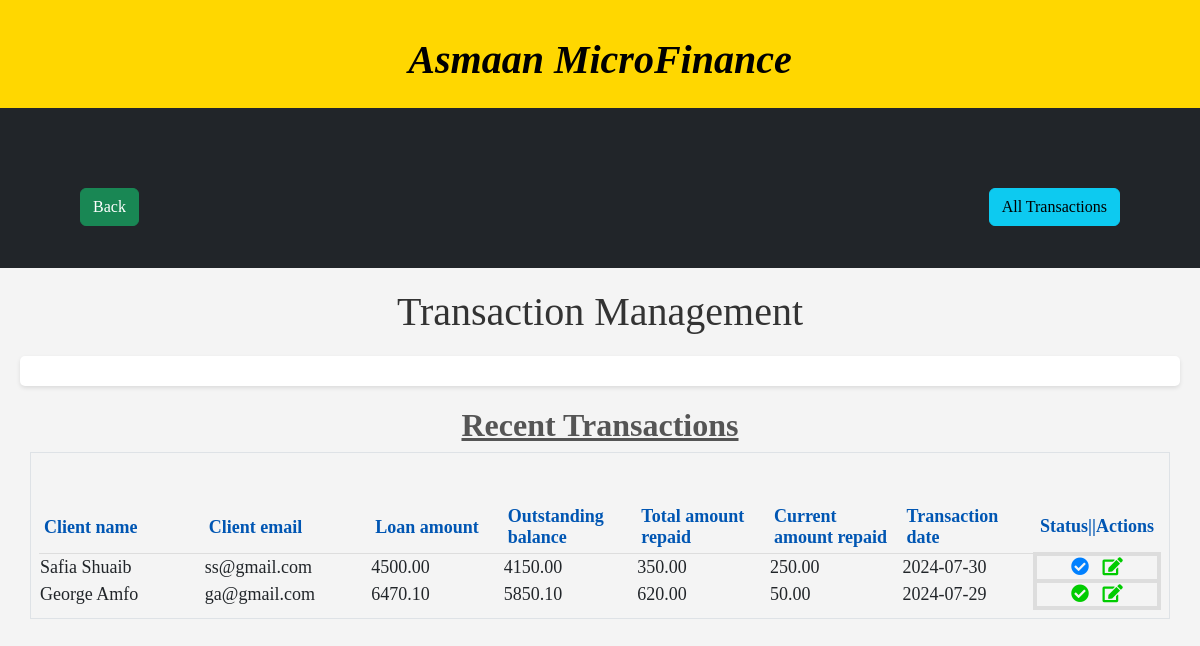
The app's page /microfinance/admin/transaction_management.php (signed in) with its own data.
### tables this page shows
CREATE TABLE `transaction_mgt` (
  `t_id` int(11) NOT NULL,
  `sid` int(11) NOT NULL,
  `client_name` varchar(50) NOT NULL,
  `email` varchar(100) NOT NULL,
  `principal_amount` decimal(11,2) NOT NULL,
  `interest_rate` decimal(11,2) NOT NULL,
  `date_granted_loan` date NOT NULL,
  `loan_amount` decimal(11,2) NOT NULL,
  `outstanding_balance` decimal(11,2) NOT NULL,
  `total_amount_repaid` decimal(11,2) DEFAULT NULL,
  `amount_repaid` decimal(11,2) DEFAULT NULL,
  `transaction_date` date DEFAULT NULL,
  `transaction_method` varchar(20) DEFAULT NULL
);

### microfinance/action/get_all_loanee_names_action.php (called while the page is built, shortened)
<?php
include '../settings/connection.php';
function get_recent_transactions() {
    global $conn;
    $sql = "SELECT * FROM transaction_mgt WHERE amount_repaid IS NOT NULL AND transaction_date IS NOT NULL ORDER BY t_id DESC LIMIT 5 ";
    $result = $conn->query($sql);
    if ($result) {
        if ($result->num_rows > 0) {
            $names = array();
            while ($row = $result->fetch_assoc()) {
                $names[] = $row;
            }
            return $names;
        } else {
            return array();
        }
    } else {
        return false;
    }
}
?>

### microfinance/functions/recent_transaction_fxn.php (the view, shortened to what this page needs)
<?php
include '../action/get_all_loanee_names_action.php';
echo '<link rel="stylesheet" type="text/css" href="https://cdnjs.cloudflare.com/ajax/libs/font-awesome/5.15.4/css/all.min.css">';
function display_recent_transactions() {
    $names = get_recent_transactions();
    if ($names !== false) {
        if (!empty($names)) {
            echo "<table>";
            echo "<tr style='color:#0056b3;'><th>Client name</th><th>Client email</th><th>Loan amount</th><th>Outstanding balance</th><th>Total amount repaid</th><th>Current amount repaid</th><th>Transaction date</th><th>Status||Actions</th></tr>";
            foreach ($names as $name) {
                echo "<tr>";
	        echo "<td style='width: 15%;'>" . $name['client_name'] . "</td>";
                echo "<td style='width: 15%;'>" . $name['email'] . "</td>";
	        echo "<td style='width: 12%;'>" . $name['loan_amount'] . "</td>";
                echo "<td style='width: 12%;'>" . $name['outstanding_balance'] . "</td>";
		echo "<td style='width: 12%;'>" . $name['total_amount_repaid'] . "</td>";
		echo "<td style='width: 12%;'>" . $name['amount_repaid'] . "</td>";
	        echo "<td style='width: 12%;'>" . $name['transaction_date'] . "</td>";
            	$statusColor = '';
            	$statusTitle = '';
            	switch ($name['sid']) {
                    case 3:
                        $statusColor = '#00cc00';
                        $statusTitle = 'Confirmed';
                        break;
                    default:
                        $statusColor = '#0080FF';
                        $statusTitle = 'Default';
                        break;
                }
                echo "<td style='width: 10%; border: 4px solid #dddddd; text-align: center; vertical-align: middle;'>";
                echo "<a href='../admin/update_payment_verification_status.php?t_id=" . $name['t_id'] . "' class='delete-link'>";
                echo "<i class='fas fa-check-circle' title='" . $statusTitle . "' style='color: " . $statusColor . "' ></i>";
                echo "</a>&nbsp;&nbsp;&nbsp;";
		echo "<a href='../admin/edit_outstanding_balance.php?t_id=" . $name['t_id'] . "' class='edit-link' style='color:#00cc00;'><i class='fas fa-edit' title='Edit'></i></a>";
                echo "</td>";
                echo "</tr>";
            }
            echo "</table>";
        } else {
            echo "<tr><td colspan='8' style='color: red; text-align: center; width: 100%; font-family:Times New Roman, san-serif; font-size:22px;'><strong>Empty log</strong></td></tr>";
        }
    } else {
        echo "Error retrieving transaction.";
    }
}
?>

### microfinance/admin/transaction_management.php (style rules this page uses)
body { font-family: Times New Roman, sans-serif; background-color: #f4f4f4; margin: 0; padding: 0; }
table { width: 100%; margin-top: 20px; margin-left: auto; margin-right: auto; }
th { padding: 5px; border-bottom: 1px solid #ddd; text-align: left; }
th:first-child { width: 15%; }
th:nth-child(2) { width: 15%; }
th:nth-child(3) { width: 12%; }
th:nth-child(4) { width: 12%; }
th:nth-child(5) { width: 12%; }
th:nth-child(6) { width: 12%; }
th:last-child { width: 10%; }

### microfinance/functions/recent_transaction_fxn.php (style rules this page uses)
table, th, td { font-family: 'Times New Roman', Times, serif; font-size:18px; }

### records on screen
transaction_mgt: client_name "Safia Shuaib", email "ss@gmail.com", loan_amount "4500.00", outstanding_balance "4150.00", total_amount_repaid "350.00", amount_repaid "250.00", transaction_date "2024-07-30"
transaction_mgt: client_name "George Amfo", email "ga@gmail.com", loan_amount "6470.10", outstanding_balance "5850.10", total_amount_repaid "620.00", amount_repaid "50.00", transaction_date "2024-07-29"
